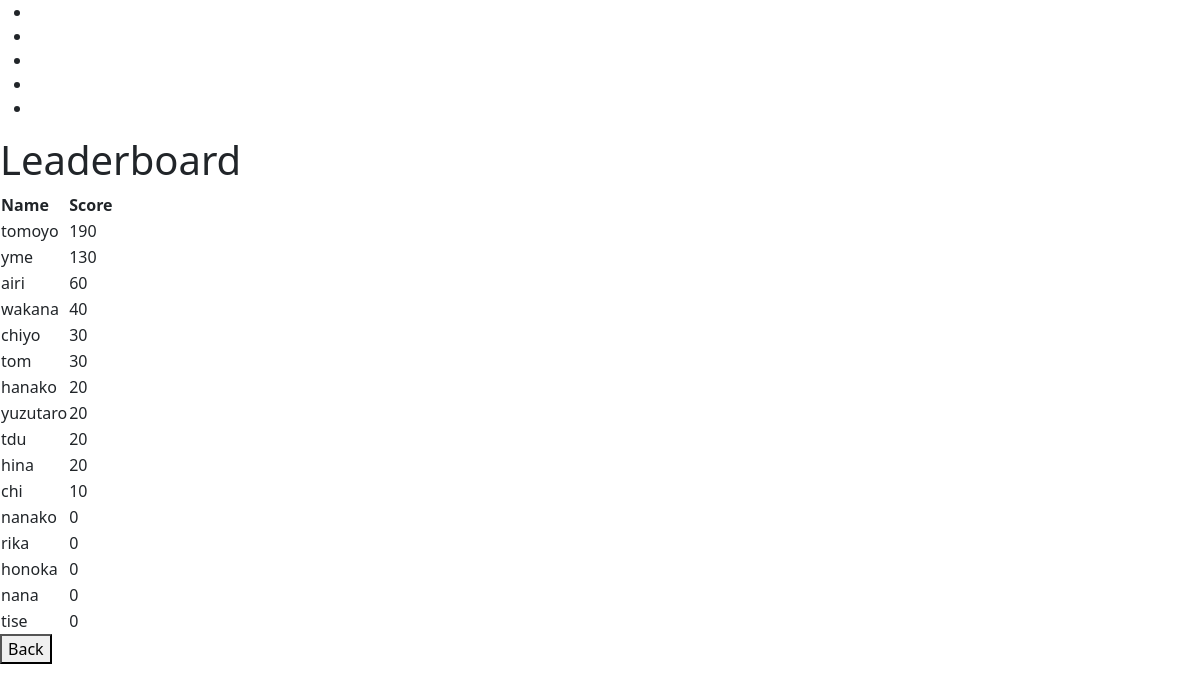
Page /leaderboard_user on the earlier database version.
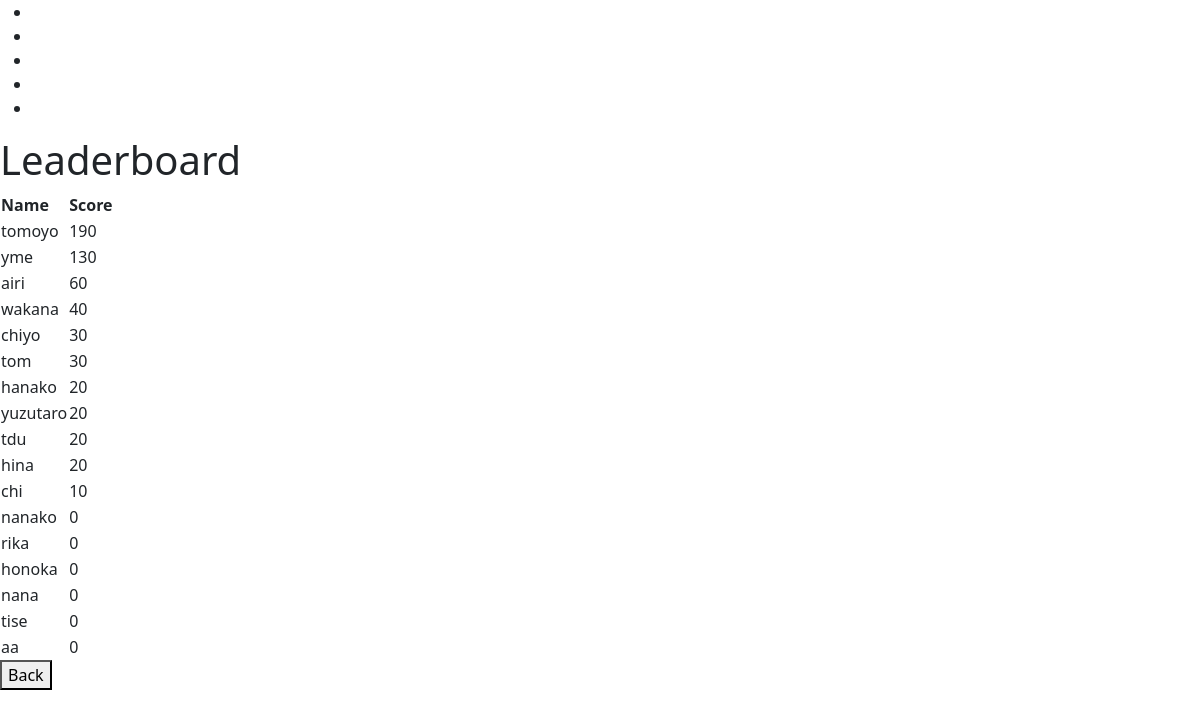
Same page on the later database version.
### app.py (models this page shows)
class Player(db.Model):
    id = db.Column(db.Integer, primary_key=True)
    name = db.Column(db.String(50), unique=True, nullable=False)
    score = db.Column(db.Integer, default=0)

### app.py (the view)
@app.route("/leaderboard_user")
def leaderboard_user():
    players = Player.query.order_by(Player.score.desc()).all()
    return render_template("user/leaderboard.html", players=players)

### templates/user/leaderboard.html
{% extends 'base.html' %}
{% block body %}
<nav>
    <ul>
        <li><a href="#">TOP</a></li>
        <li><a href="#"></a></li>
        <li><a href="#">最新情報</a></li>
        <li><a href="#">ブログ</a></li>
        <li><a href="#">お問い合わせ</a></li>
    </ul>
</nav>
<h1>Leaderboard</h1>
<table>
    <tr>
        <th>Name</th>
        <th>Score</th>
    </tr>
    {% for player in players %}
    <tr>
        <td>{{ player.name }}</td>
        <td>{{ player.score }}</td>
    </tr>
    {% endfor %}
</table>
<a href="/user"><button>Back</button></a>
{% endblock %}

### templates/base.html (shortened to what this page needs)
<!DOCTYPE html>
<html lang="ja">
<head>
  <link rel="stylesheet" href="{{ url_for('static', filename='css/bootstrap.min.css') }}" />
  <link rel="stylesheet" href="../static/css/background.css">
  <link rel="stylesheet" href="../static/css/button.css">
</head>
<body>
  {% block body %}{% endblock %}
</body>
</html>

### static/css/background.css (style rules this page uses)
a { color: #fff; }
html,body { height: 100%; }

Differences in the rows shown:
added Player: name "aa", score "0"
